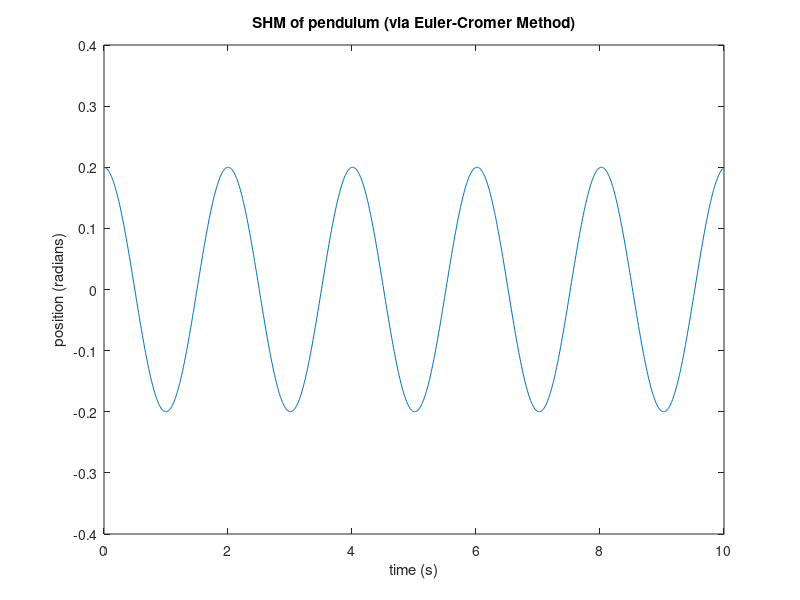

Here is the MATLAB script that generated this plot:
%%%%%%%%%%%%%%%%%%%%%%%%%%%%%%%%%%%%%%%%%%%%%%%%%%%%%%%%%%%%%%
%Euler-Cromer method for a pendulum
%%%%%%%%%%%%%%%%%%%%%%%%%%%%%%%%%%%%%%%%%%%%%%%%%%%%%%%%%%%%%%

%Set up variables
g = 9.8; %Grav. acceleration, m/s^2
l = 1; %Length of pendulum, m
theta0 = 0.2; %Initial angle, radians

n = 1000; %Number of points (calculations) 
dt = 0.01; % step size, s

%Initialize calculated arrays
ang_f = zeros(1,n); % angular frequency
theta = zeros(1,n); % angular position
theta(1) = theta0;%insert initial angle
time = zeros(1,n);  % time

%%%%%%%%%%%%%%%%%%%%%%%%%%%%%%%%%%%%%%%%%%%%%%%%%%%%%%%%%%%%%%
%Do the iterative calculation!
for i =1:n-1 
    ang_f(i+1) = ang_f(i) - (g/l)*theta(i)*dt; 
    theta(i+1) = theta(i) + ang_f(i+1)*dt;
    time(i+1)  = time(i) + dt;
end
%%%%%%%%%%%%%%%%%%%%%%%%%%%%%%%%%%%%%%%%%%%%%%%%%%%%%%%%%%%%%%

%plot theta over time
figure
plot(time,theta)
title('SHM of pendulum (via Euler-Cromer Method)')
ylabel('position (radians)');
xlabel('time (s)');

